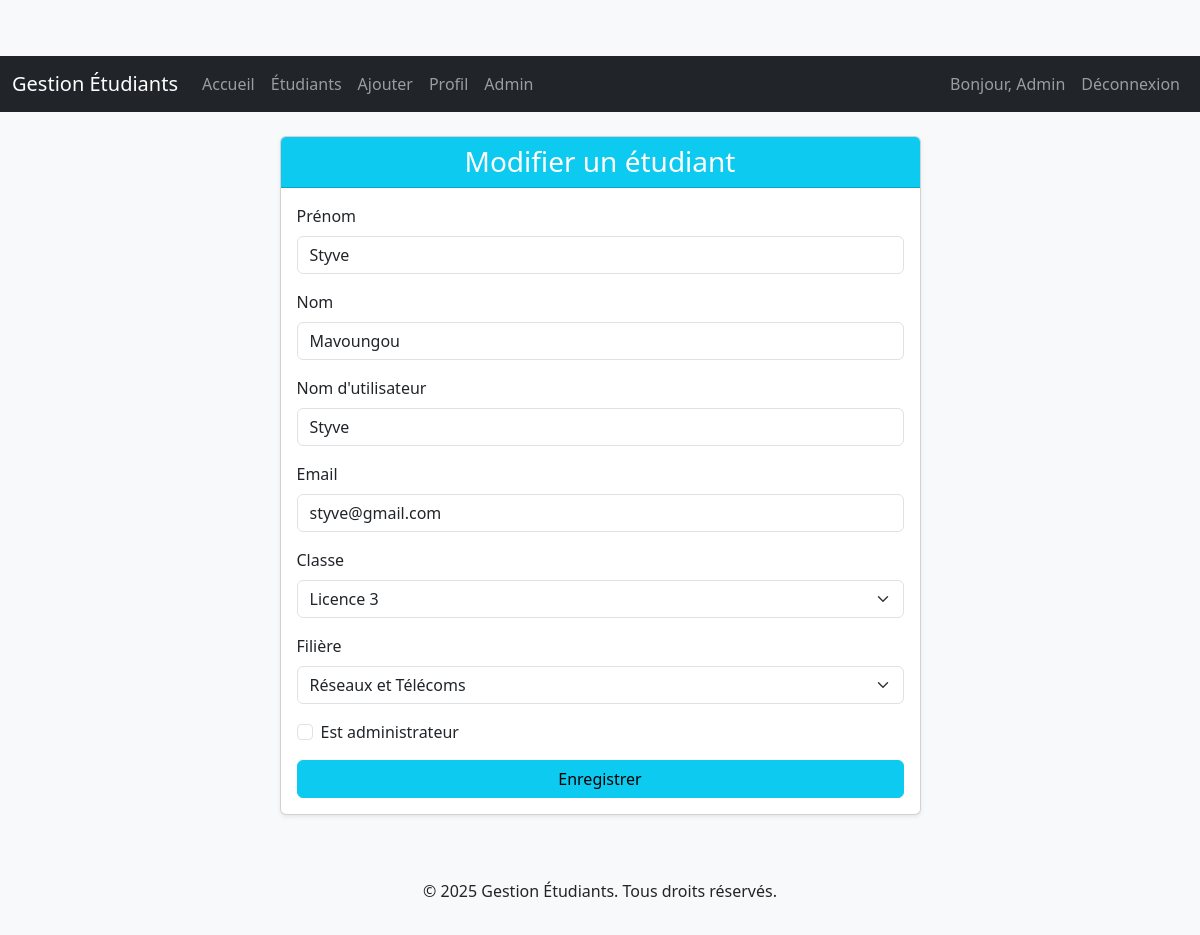
Screenshot of /modifier/4 (signed in) with the database file from the repository.
### models.py (models this page shows, shortened)
class User(db.Model, UserMixin):
    id = db.Column(db.Integer, primary_key=True)
    username = db.Column(db.String(20), unique=True, nullable=False)
    email = db.Column(db.String(120), unique=True, nullable=False)
    password_hash = db.Column(db.String(128), nullable=False)
    is_admin = db.Column(db.Boolean, default=False)
    first_name = db.Column(db.String(50), nullable=False)
    last_name = db.Column(db.String(50), nullable=False)
    class_level = db.Column(db.String(10), nullable=False)
    filiere = db.Column(db.String(50), nullable=False)
    date_registered = db.Column(db.DateTime, nullable=False, default=datetime.utcnow)

### app.py (the view, shortened to what this page needs)
@app.route("/modifier/<int:user_id>", methods=['GET', 'POST'])
@admin_required
def modifier_etudiants(user_id):
    user = User.query.get_or_404(user_id)
    form = StudentForm(obj=user, original_username=user.username, original_email=user.email)
    return render_template("modifier_etudiants.html", title="Modifier un étudiant", form=form, legend="Modifier un étudiant")

### forms.py (shortened to what this page needs)
class StudentForm(FlaskForm):
    first_name = StringField('Prénom', validators=[DataRequired(), Length(min=2, max=50)])
    last_name = StringField('Nom', validators=[DataRequired(), Length(min=2, max=50)])
    username = StringField('Nom d\'utilisateur', validators=[DataRequired(), Length(min=2, max=20)])
    email = StringField('Email', validators=[DataRequired(), Email()])
    class_level = SelectField('Classe', choices=CLASSES, validators=[DataRequired()])
    filiere = SelectField('Filière', choices=FILIERES, validators=[DataRequired()])
    is_admin = BooleanField('Est administrateur')
    submit = SubmitField('Enregistrer')
    def __init__(self, original_username=None, original_email=None, *args, **kwargs):
        super(StudentForm, self).__init__(*args, **kwargs)
        self.original_username = original_username
        self.original_email = original_email

### app.py (called while the page is built)
@login_manager.user_loader
def load_user(user_id):
    return User.query.get(int(user_id))

def admin_required(f):
    @wraps(f)
    def decorated_function(*args, **kwargs):
        if not current_user.is_authenticated or not current_user.is_admin:
            flash("Accès réservé aux administrateurs.", "danger")
            return redirect(url_for('home'))
        return f(*args, **kwargs)
    return decorated_function

### templates/modifier_etudiants.html (shortened to what this page needs)
{% extends "base.html" %}
{% block content %}
    <div class="row justify-content-center">
        <div class="col-md-7">
            <div class="card shadow-sm">
                <div class="card-header bg-info text-white">
                    <h3 class="mb-0">{{ legend }}</h3>
                </div>
                <div class="card-body">
                    <form method="POST" action="">
                        <div class="mb-3">
                            {{ form.first_name.label(class="form-label") }}
                            {{ form.first_name(class="form-control") }}
                        </div>
                        <div class="mb-3">
                            {{ form.last_name.label(class="form-label") }}
                            {{ form.last_name(class="form-control") }}
                        </div>
                        <div class="mb-3">
                            {{ form.username.label(class="form-label") }}
                            {{ form.username(class="form-control") }}
                        </div>
                        <div class="mb-3">
                            {{ form.email.label(class="form-label") }}
                            {{ form.email(class="form-control") }}
                        </div>
                        <div class="mb-3">
                            {{ form.class_level.label(class="form-label") }}
                            {{ form.class_level(class="form-select") }}
                        </div>
                        <div class="mb-3">
                            {{ form.filiere.label(class="form-label") }}
                            {{ form.filiere(class="form-select") }}
                        </div>
                        <div class="mb-3 form-check">
                            {{ form.is_admin(class="form-check-input") }}
                            {{ form.is_admin.label(class="form-check-label") }}
                        </div>
                        <div class="d-grid gap-2">
                            {{ form.submit(class="btn btn-info") }}
                        </div>
                    </form>
                </div>
            </div>
        </div>
    </div>
{% endblock content %}

### templates/base.html (shortened to what this page needs)
<!DOCTYPE html>
<html lang="fr">
<head>
    <link href="https://cdn.jsdelivr.net/npm/bootstrap@5.3.0/dist/css/bootstrap.min.css" rel="stylesheet">
    <link rel="stylesheet" href="{{ url_for('static', filename='css/style.css') }}">
</head>
<body>
    <header class="mb-4">
        <nav class="navbar navbar-expand-lg navbar-dark bg-dark">
            <div class="container-fluid">
                <a class="navbar-brand" href="{{ url_for('home') }}">Gestion Étudiants</a>
                <div class="collapse navbar-collapse" id="navbarNav">
                    <ul class="navbar-nav me-auto">
                        <li class="nav-item">
                            <a class="nav-link" href="{{ url_for('home') }}">Accueil</a>
                        </li>
                        <li class="nav-item">
                            <a class="nav-link" href="{{ url_for('students') }}">Étudiants</a>
                        </li>
                        {% if current_user.is_authenticated %}
                            {% if current_user.is_admin %}
                            <li class="nav-item">
                                <a class="nav-link" href="{{ url_for('ajouter_etudiants') }}">Ajouter</a>
                            </li>
                            {% endif %}
                            <li class="nav-item">
                                <a class="nav-link" href="{{ url_for('profil') }}">Profil</a>
                            </li>
                            {% if current_user.is_admin %}
                            <li class="nav-item">
                                <a class="nav-link" href="{{ url_for('admin_panel') }}">Admin</a>
                            </li>
                            {% endif %}
                        {% endif %}
                    </ul>
                    <ul class="navbar-nav">
                        {% if current_user.is_authenticated %}
                            <li class="nav-item">
                                <a class="nav-link" href="{{ url_for('students') }}">Bonjour, {{ current_user.first_name }}</a>
                            </li>
                            <li class="nav-item">
                                <a class="nav-link" href="{{ url_for('logout') }}">Déconnexion</a>
                            </li>
                        {% endif %}
                    </ul>
                </div>
            </div>
        </nav>
    </header>
    <main role="main" class="container">
        {% block content %}{% endblock %}
    </main>
    <footer class="mt-5 py-3 bg-light text-center">
        <div class="container">
            <p>&copy; 2025 Gestion Étudiants. Tous droits réservés.</p>
        </div>
    </footer>
</body>
</html>

### static/css/style.css (style rules this page uses)
body { padding-top: 56px; min-height: 100vh; display: flex; flex-direction: column; background-color: #f8f9fa; }
main { flex: 1; }
.card-header { text-align: center; }
.btn { border-radius: 0.375rem; }

### rows the page displays
User: first_name "Admin"
User: first_name "Styve", last_name "Mavoungou", username "Styve", email "styve@gmail.com", class_level "Licence 3", filiere "Réseaux et Télécoms"

### other values shown
{{ legend }} "Modifier un étudiant"
